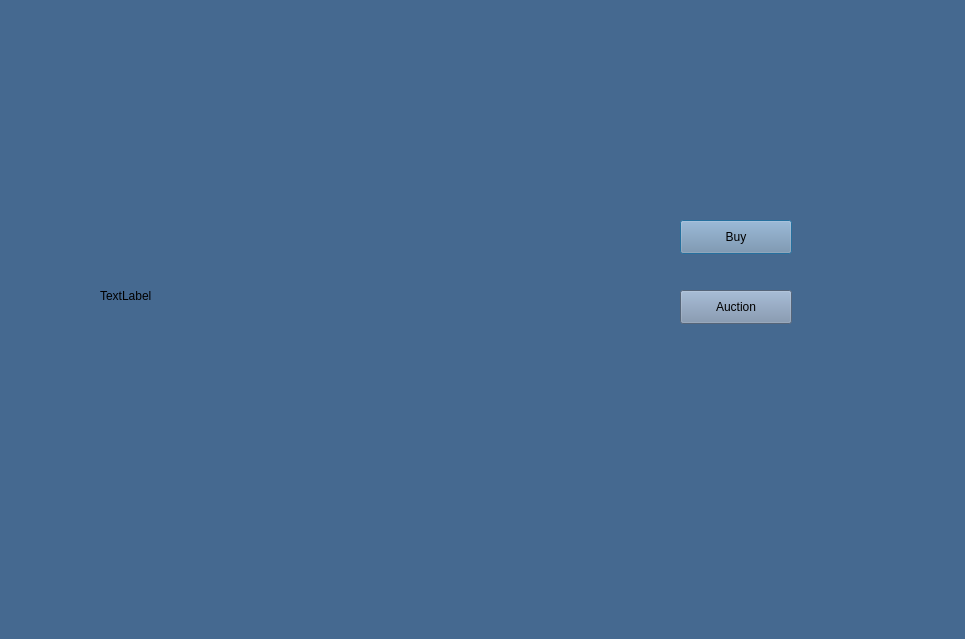
<?xml version="1.0" encoding="UTF-8"?>
<ui version="4.0">
 <class>Buy</class>
 <widget class="QDialog" name="Buy">
  <property name="geometry">
   <rect>
    <x>0</x>
    <y>0</y>
    <width>965</width>
    <height>639</height>
   </rect>
  </property>
  <property name="windowTitle">
   <string>Dialog</string>
  </property>
  <property name="styleSheet">
   <string notr="true">
background-color: rgb(69, 105, 144);</string>
  </property>
  <widget class="QLabel" name="label">
   <property name="geometry">
    <rect>
     <x>100</x>
     <y>60</y>
     <width>351</width>
     <height>471</height>
    </rect>
   </property>
   <property name="styleSheet">
    <string notr="true">background-color: transparent;
background: none;

background-repeat: none;

 </string>
   </property>
   <property name="text">
    <string>TextLabel</string>
   </property>
  </widget>
  <widget class="QPushButton" name="pushButton">
   <property name="geometry">
    <rect>
     <x>680</x>
     <y>220</y>
     <width>112</width>
     <height>34</height>
    </rect>
   </property>
   <property name="styleSheet">
    <string notr="true">background-color: rgb(119, 141, 169);</string>
   </property>
   <property name="text">
    <string>Buy</string>
   </property>
  </widget>
  <widget class="QPushButton" name="pushButton_2">
   <property name="geometry">
    <rect>
     <x>680</x>
     <y>290</y>
     <width>112</width>
     <height>34</height>
    </rect>
   </property>
   <property name="styleSheet">
    <string notr="true">background-color: rgb(119, 141, 169);</string>
   </property>
   <property name="text">
    <string>Auction</string>
   </property>
  </widget>
 </widget>
 <resources/>
 <connections/>
</ui>
